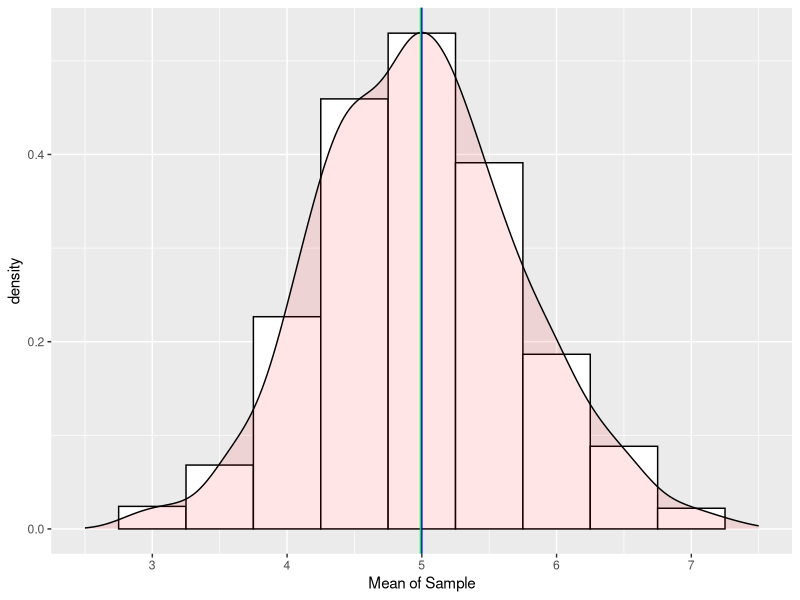
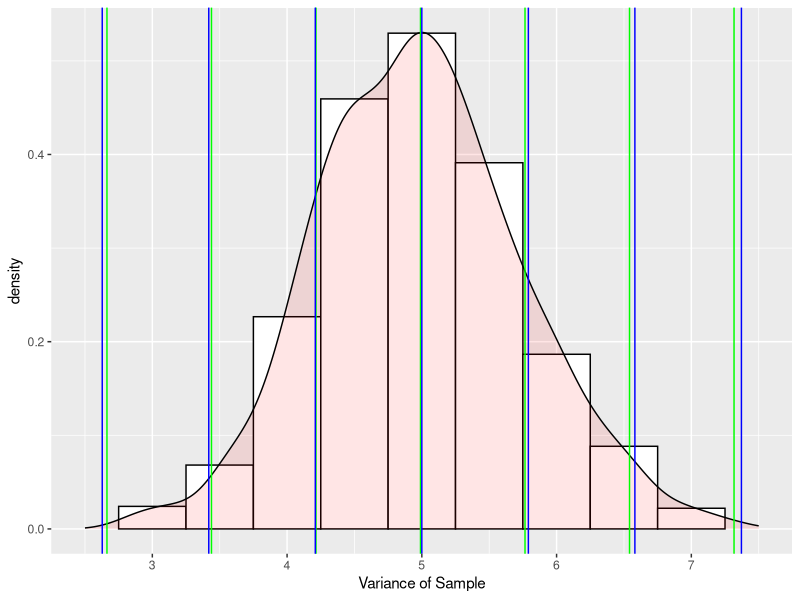
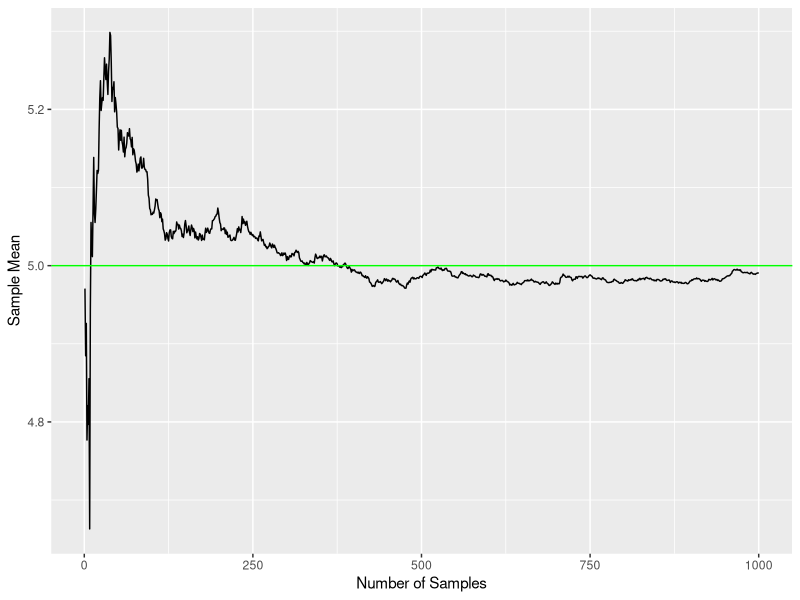

R code for these plots, in order:
## ---- chunk 1
require(ggplot2)
## ---- chunk 2
lamb <- 0.2
popMean <- 1/lamb
popSD <- 1/lamb
nSim <- 1000
nSamples <- 40
## ---- chunk 3
set.seed(54321)

sMeans <- replicate(nSim, {
  sMean <- rexp(nSamples, lamb)
  mean(sMean)
  })

sampleMean <- mean(sMeans)
sampleSD <- sd(sMeans)
## ---- chunk 4
df <- data.frame(sMeans=sMeans)
means_plot <- ggplot(df, aes(x=sMeans))
means_plot <- means_plot + geom_histogram(aes(y=..density..),
          binwidth=.5,
          color="black", fill="white")
means_plot <- means_plot + geom_density(alpha=.1, fill="red")
means_plot <- means_plot + xlim(2.5,7.5)
means_plot <- means_plot + geom_vline(xintercept = sampleMean, color="green")
means_plot <- means_plot + geom_vline(xintercept = popMean, color="blue")
means_plot <- means_plot + xlab("Mean of Sample")

means_plot
## ---- chunk 5
sampleVar <- var(sMeans)
sampleVarTheo <- popSD^2/nSamples
sampleSDTheo <- sqrt(sampleVarTheo)
## ---- chunk 6
var_plot <- ggplot(df, aes(x=sMeans))
var_plot <- var_plot + geom_histogram(aes(y=..density..),
          binwidth=.5,
          color="black", fill="white")
var_plot <- var_plot + geom_density(alpha=.1, fill="red")
var_plot <- var_plot + xlim(2.5,7.5)
var_plot <- var_plot + geom_vline(xintercept = sampleMean+c(-3:3*sampleSD), color="green")
var_plot <- var_plot + geom_vline(xintercept = popMean+c(-3:3*sampleSDTheo), color="blue")
var_plot <- var_plot + xlab("Variance of Sample")


var_plot
## ---- chunk 7
cumMeans <- cumsum(sMeans)/(1:nSim)
meansData <- data.frame(1:1000,cumMeans)
names(meansData) <- c("num_obs", "mean")
## ---- chunk 8
mot_plot <- ggplot(data=meansData, aes(x=num_obs, y=mean)) + geom_line()
mot_plot <- mot_plot + geom_hline(yintercept = popMean, color="green")
mot_plot <- mot_plot + xlab("Number of Samples")
mot_plot <- mot_plot + ylab("Sample Mean")

mot_plot
